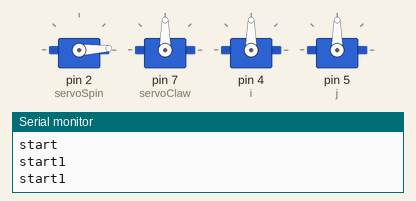
The sketch below on a simulated Arduino Uno, built with avr-gcc and run on an emulated ATmega328P. On the bench: 4 × servo, the last lines printed to the serial monitor.

Above: at 0.05 s.
At 0.75 s:
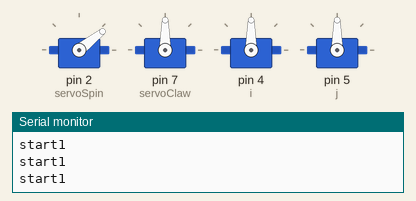
At 1.45 s:
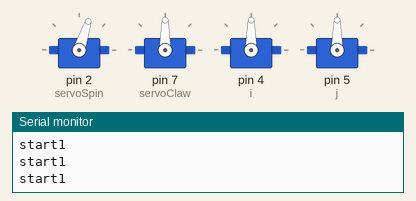
At 2.9 s:
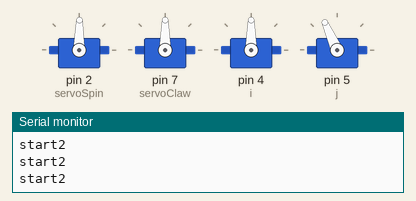
At 5.8 s:
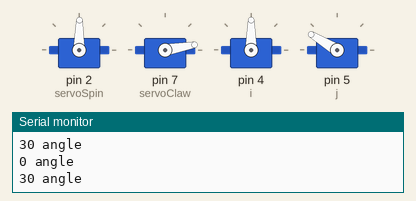
At 10.0 s:
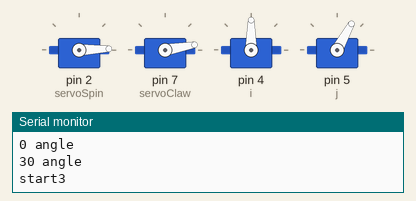
Timing chart, 0 to 13.0 s (numbered marks = the images above):
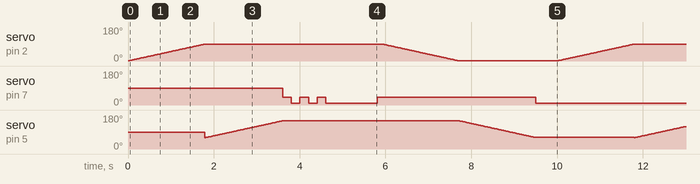

Measured:
- by itself, servo on pin 7 (servoClaw): repeats every 10.0 s: 2 × (10° 0.20 s, 40° 0.20 s), 10° 1.2 s, 40° 3.7 s, 10° 4.1 s, 40° 0.20 s

The sketch:

110_Robotic_Arm_Code.ino
```cpp
#include <Servo.h>    //匯入 servo 這個 library

Servo servoSpin, servoClaw, i, j;   // 建立 servoSpin, servoClaw, i, j 這些 Servo 物件

int servoClawopen = 10;    // 設定夾爪開啟的角度
int servoClawclose = 40;    // 設定夾爪關閉的角度

void setup() {
  Serial.begin(9600);

  servoSpin.attach(2);    // 指定伺服馬達的腳位在 Arduino Uno 的 哪個 pin
  servoClaw.attach(7);
  i.attach(4);
  j.attach(5);

  Serial.println("start");
}

void loop() {

  for (int x = 1; x<90; x++) {    // 使伺服馬達 servoSpin 一度一度由 1 度旋轉到 90 度
    servoSpin.write(x);
    delay(20);
    Serial.println("start1");
  }

  for(int x = 60; x<150; x++) {   // 使伺服馬達 j 一度一度由 60 度旋轉到 150 度
    j.write(x);
    delay(20);
    Serial.println("start2");
  }

  for (int x = 0; x<3; x++) {   // 使爪子開關三次
    servoClaw.write(servoClawclose);
    delay(200);
    Serial.println("0 angle");
    servoClaw.write(servoClawopen);
    delay(200);
    Serial.println("30 angle");
  }
  delay(1000);

  servoClaw.write(servoClawclose);    // 關爪子
  Serial.println("start3");
  delay(100);

  for(int x = 90; x>1; x--) {   // 使伺服馬達 servoSpin 一度一度由 90 度旋轉到 0 度
    servoSpin.write(x);
    delay(20);
  }

  for(int x = 150; x>60; x--) {   // 使伺服馬達 j 一度一度由 150 度旋轉到 60 度
    j.write(x);
    delay(20);
  }

  servoClaw.write(servoClawopen);   // 開爪子
  delay(500);
}
```
